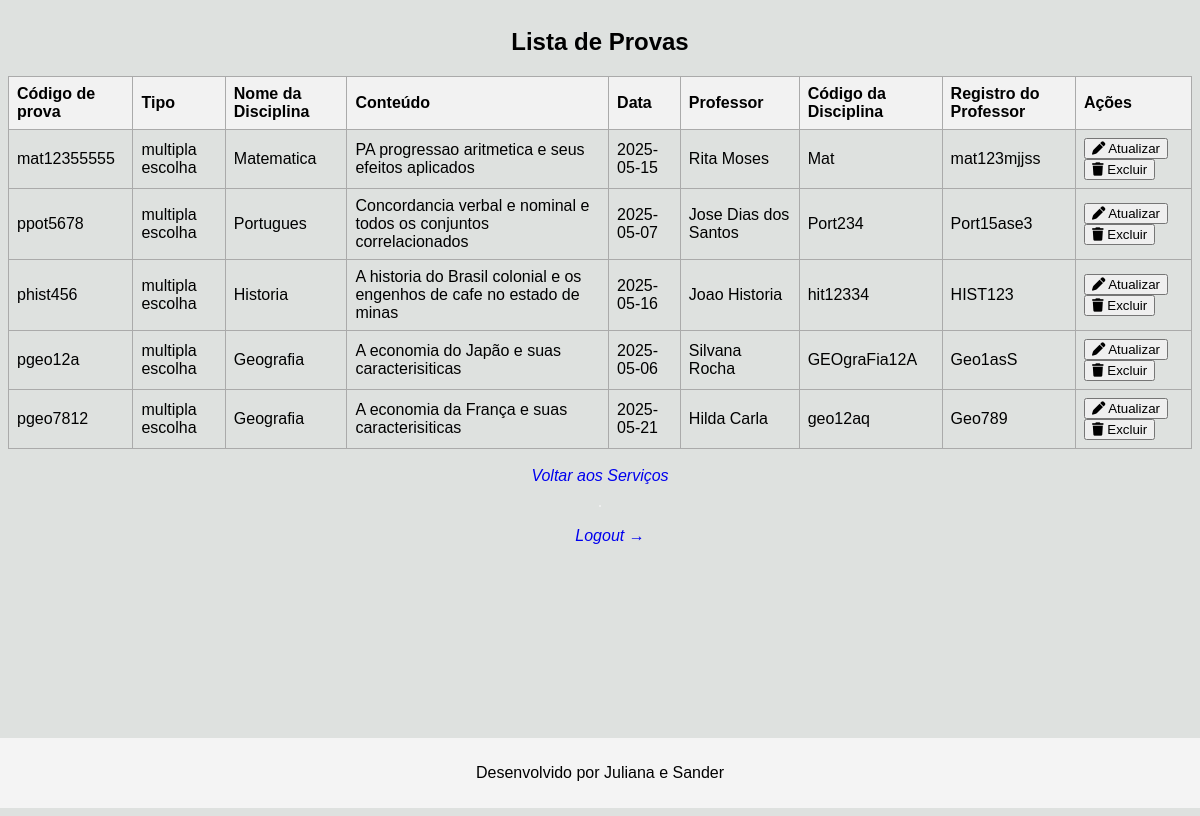
The page /index.php?controller=prova&action=list (signed in) on the database its author committed.
### tables this page shows
CREATE TABLE IF NOT EXISTS `prova` (
  `id_prova` int(11) NOT NULL AUTO_INCREMENT,
  `codigoProva` varchar(100) NOT NULL,
  `tipo_prova` varchar(100) NOT NULL,
  `disciplina` varchar(700) NOT NULL,
  `conteudo` varchar(100) NOT NULL,
  `data_prova` date NOT NULL,
  `professor` varchar(100) NOT NULL,
  `Disciplina_id_disciplina` int(11) NOT NULL,
  `Disciplina_Professor_id_professor` int(11) NOT NULL,
  PRIMARY KEY (`id_prova`,`Disciplina_id_disciplina`,`Disciplina_Professor_id_professor`),
  KEY `fk_Prova_Disciplina1_idx` (`Disciplina_id_disciplina`,`Disciplina_Professor_id_professor`),
  CONSTRAINT `fk_Prova_Disciplina1` FOREIGN KEY (`Disciplina_id_disciplina`, `Disciplina_Professor_id_professor`) REFERENCES `disciplina` (`id_disciplina`, `Professor_id_professor`) ON DELETE NO ACTION ON UPDATE NO ACTION
);

CREATE TABLE IF NOT EXISTS `disciplina` (
  `id_disciplina` int(11) NOT NULL AUTO_INCREMENT,
  `codigoDisciplina` varchar(100) NOT NULL,
  `nome` varchar(100) NOT NULL,
  `carga_horaria` varchar(700) NOT NULL,
  `professor` varchar(100) NOT NULL,
  `descricao` varchar(700) NOT NULL,
  `semestre_periodo` varchar(150) NOT NULL,
  `Professor_id_professor` int(11) NOT NULL,
  `Turma_id_turma` int(11) NOT NULL,
  PRIMARY KEY (`id_disciplina`,`Professor_id_professor`),
  KEY `fk_Disciplina_Professor1_idx` (`Professor_id_professor`),
  KEY `fk_Turma1_idx` (`Turma_id_turma`),
  CONSTRAINT `fk_Disciplina_Professor1` FOREIGN KEY (`Professor_id_professor`) REFERENCES `professor` (`id_professor`) ON DELETE NO ACTION ON UPDATE NO ACTION,
  CONSTRAINT `fk_Turma1` FOREIGN KEY (`Turma_id_turma`) REFERENCES `turma` (`id_turma`) ON DELETE NO ACTION ON UPDATE NO ACTION
);

CREATE TABLE IF NOT EXISTS `professor` (
  `id_professor` int(11) NOT NULL AUTO_INCREMENT,
  `registroProfessor` varchar(100) NOT NULL,
  `nome` varchar(100) NOT NULL,
  `email` varchar(100) NOT NULL,
  `endereco` varchar(100) NOT NULL,
  `telefone` varchar(45) NOT NULL,
  `senha` varchar(255) NOT NULL,
  PRIMARY KEY (`id_professor`)
);

### controllers/Prova_controller.php (called while the page is built, shortened)
<?php
require_once __DIR__ . '/../models/Prova_model.php';
class Prova_controller {
    private $provaModel;
    public function __construct($conexao) {
        $this->provaModel = new ProvaModel($conexao);
    }
    public function list() {
        $provas = $this->provaModel->getAllProvas();
        include __DIR__ . '/../views/prova/List.php';
    }
}
?>

### models/Prova_model.php (called while the page is built, shortened)
<?php
class ProvaModel {
    private $db;
    public function __construct($conexao) {
        $this->db = $conexao;
    }
    public function getAllProvas() {
        $stmt = $this->db->query("
            SELECT
                p.*,
                d.nome AS nome_disciplina,          -- Adiciona o nome da disciplina
                d.codigoDisciplina AS codigo_disciplina, -- Adiciona o código da disciplina
                p.professor AS nome_professor,        -- Adiciona o nome do professor
                prof.registroProfessor AS registro_professor -- Adiciona o registro do professor
            FROM
                prova AS p
            LEFT JOIN
                disciplina AS d ON p.Disciplina_id_disciplina = d.id_disciplina
            LEFT JOIN
                professor AS prof ON p.Disciplina_Professor_id_professor = prof.id_professor
        ");
        return $stmt->fetchAll(PDO::FETCH_ASSOC);
    }
}
?>

### views/prova/List.php (the view, shortened to what this page needs)
<!DOCTYPE html>
<html lang="pt-BR">
<head>
    <link rel="stylesheet" href="public/css/style.css">
    <link rel="stylesheet" href="https://cdnjs.cloudflare.com/ajax/libs/font-awesome/6.0.0/css/all.min.css"
 />
</head>
<body class="servicos_forms">
    <h2>Lista de Provas</h2>
    <table border="1" cellpadding="5" cellspacing="0">
        <thead>
            <tr>
                <th>Código de prova</th>
                <th>Tipo</th>
                <th>Nome da Disciplina</th>        <th>Conteúdo</th>
                <th>Data</th>
                <th>Professor</th>         <th>Código da Disciplina</th> <th>Registro do Professor</th> <th>Ações</th>
            </tr>
        </thead>
        <tbody>
            <?php if (empty($provas)): ?>
                <tr>
                    <td colspan="9">Nenhuma prova encontrada.</td>
                </tr>
            <?php else: ?>
                <?php foreach ($provas as $prova): ?>
                    <tr>
                        <td><?= htmlspecialchars($prova['codigoProva']) ?></td>
                        <td><?= htmlspecialchars($prova['tipo_prova']) ?></td>
                        <td><?= htmlspecialchars($prova['disciplina'] ?? 'N/A') ?></td>
                        <td><?= htmlspecialchars($prova['conteudo']) ?></td>
                        <td><?= htmlspecialchars($prova['data_prova']) ?></td>
                        <td><?= htmlspecialchars($prova['nome_professor'] ?? 'N/A') ?></td>
                        <td><?= htmlspecialchars($prova['codigo_disciplina'] ?? 'N/A') ?></td>
                        <td><?= htmlspecialchars($prova['registro_professor'] ?? 'N/A') ?></td>
                        <td id='buttons-wrapper'>
                            <button onclick="atualizarProva(<?= htmlspecialchars($prova['id_prova']) ?>)">
                                <i class='fa-solid fa-pen'></i> Atualizar
                            </button>
                            <button onclick="excluirProva(<?= htmlspecialchars($prova['id_prova']) ?>)">
                                <i class='fa-solid fa-trash'></i> Excluir
                            </button>
                        </td>
                    </tr>
                <?php endforeach; ?>
            <?php endif; ?>
        </tbody>
    </table>
    <br>
    <a href="index.php?controller=professor&action=showServicesPage">Voltar aos Serviços</a>
    <hr>
    <a href="index.php?controller=auth&action=logout" style="margin-left:20px;">Logout →</a>
</body>
<footer>
    <p>Desenvolvido por Juliana e Sander</p>
</footer>
</html>

### public/css/style.css (style rules this page uses)
footer { margin-top: auto; margin-bottom: 0%; text-align: center; padding: 10px; background-color: #f4f4f4; max-width: 100%; width: 100%; }
hr { border: 1px solid #eee; margin: 20px 0; }
a { text-decoration: none; font-style: italic; }
.servicos_forms { background-color: #dee1df; display: flex; flex-direction: column; min-height: 100vh; align-items: center; font-family: sans-serif; }
table { width: 100%; border-collapse: collapse; font-size: sans-serif; }
th, td { border: 1px solid #aaa; padding: 8px; text-align: left; }
th { background-color: #f2f2f2; font-weight: bold; }
tbody tr { border-bottom: 1px solid #aaa; }
tbody tr:last-child { border-bottom: none; }

### rows shown on the page
prova: codigoProva "mat12355555", tipo_prova "multipla escolha", disciplina "Matematica", conteudo "PA progressao aritmetica e seus efeitos aplicados", data_prova "2025-05-15", professor "Rita Moses", disciplina.codigoDisciplina "Mat", professor.registroProfessor "mat123mjjss"
prova: codigoProva "ppot5678", tipo_prova "multipla escolha", disciplina "Portugues", conteudo "Concordancia verbal e nominal e todos os conjuntos correlacionados", data_prova "2025-05-07", professor "Jose Dias dos Santos", disciplina.codigoDisciplina "Port234", professor.registroProfessor "Port15ase3"
prova: codigoProva "phist456", tipo_prova "multipla escolha", disciplina "Historia", conteudo "A historia do Brasil colonial e os engenhos de cafe no estado de minas", data_prova "2025-05-16", professor "Joao Historia", disciplina.codigoDisciplina "hit12334", professor.registroProfessor "HIST123"
prova: codigoProva "pgeo12a", tipo_prova "multipla escolha", disciplina "Geografia", conteudo "A economia do Japão e suas caracterisiticas", data_prova "2025-05-06", professor "Silvana Rocha", disciplina.codigoDisciplina "GEOgraFia12A", professor.registroProfessor "Geo1asS"
prova: codigoProva "pgeo7812", tipo_prova "multipla escolha", disciplina "Geografia", conteudo "A economia da França e suas caracterisiticas", data_prova "2025-05-21", professor "Hilda Carla", disciplina.codigoDisciplina "geo12aq", professor.registroProfessor "Geo789"
